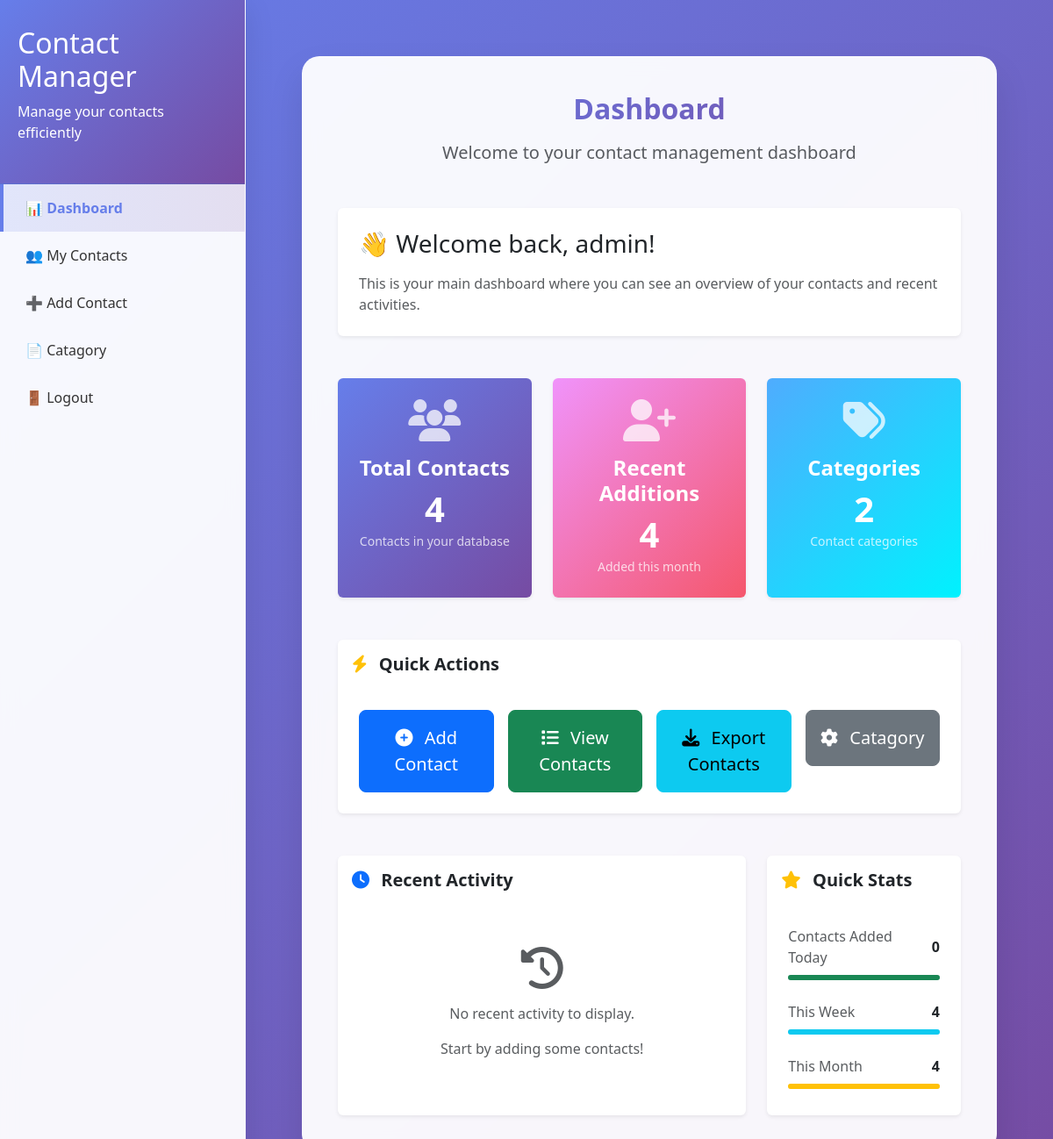
The app's page / (signed in), older data.
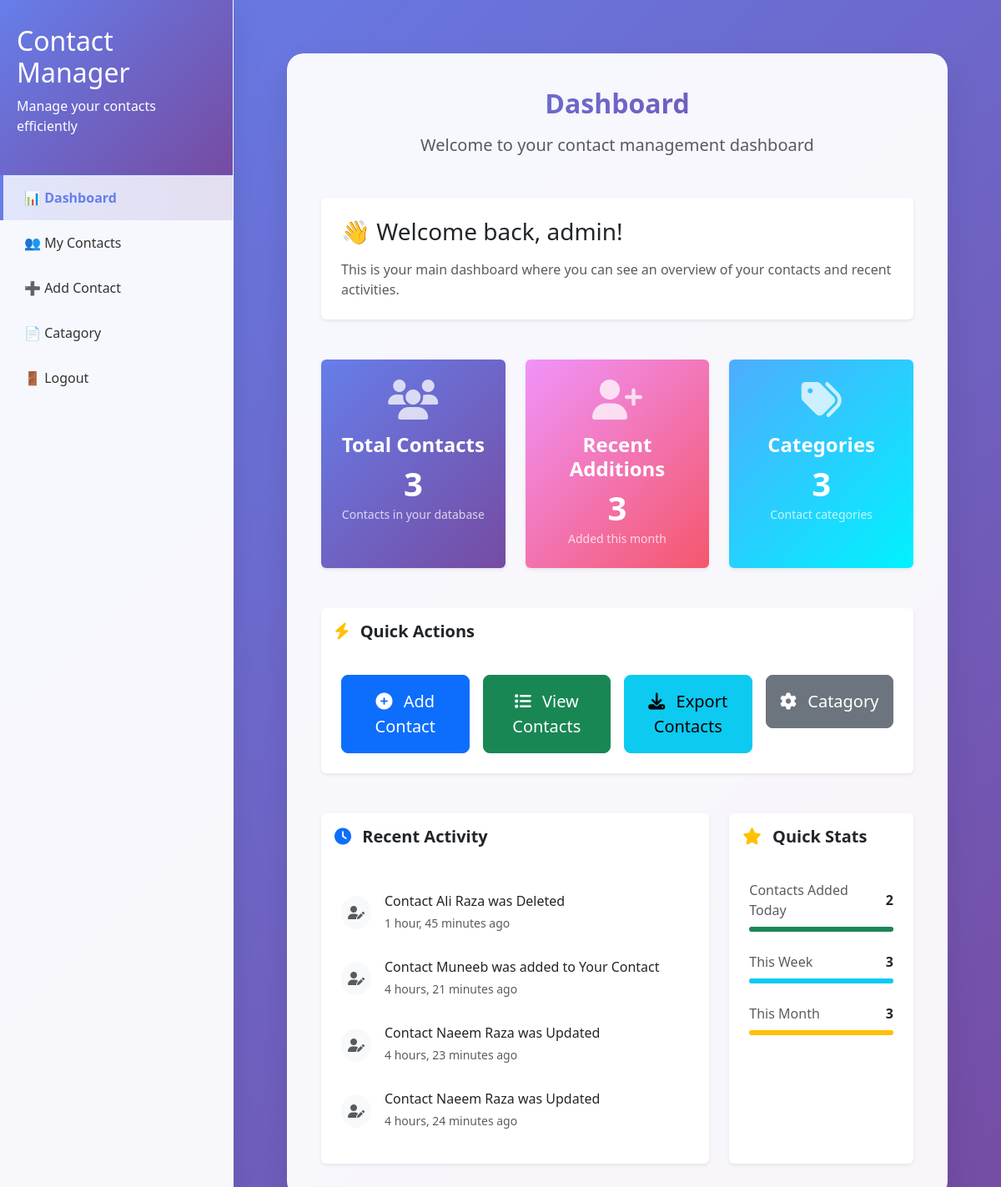
The same page, newer data.
### contact/models.py (models this page shows)
class Activity(models.Model):
    id= models.AutoField(primary_key=True)
    user = models.ForeignKey(User, on_delete=models.CASCADE, related_name='user', null=True, blank=True)
    activity_type = models.CharField(max_length=50)
    description = models.TextField(blank=True, null=True)
    activity_date = models.DateTimeField(auto_now_add=True)
    def __str__(self):
        return f"{self.activity_type} - {self.user.username} on {self.activity_date.strftime('%Y-%m-%d %H:%M:%S')}"

### contact/views.py (the view)
# urls.py: path('', views.dashboard, name='dashboard'),
def dashboard(request):
    if request.user.is_authenticated:
        Totalcontacts = Contact.objects.filter(user=request.user).count()
        TotalCategories = Catagory.objects.filter(user=request.user).count()
        dayContact = Contact.objects.filter(user=request.user, created_at__date=date.today()).count()
        weekContact = Contact.objects.filter(user=request.user, created_at__gte=timezone.now() - timedelta(days=7)).count()
        monthContact = Contact.objects.filter(user=request.user, created_at__gte=timezone.now() - timedelta(days=30)).count()
        recentAddition=Contact.objects.filter(user=request.user, created_at__gte=timezone.now() - timedelta(days=30)).count()
        recentActivity=Activity.objects.filter(user=request.user).order_by('-activity_date')[:4]  # Get last 5 activities
        print(recentActivity)
        context={
            'Totalcontacts': Totalcontacts,
            'TotalCategories': TotalCategories,
            'dayContact': dayContact,
            'weekContact': weekContact,
            'monthContact': monthContact,
            'recentAddition': recentAddition,
            'recent_activities': recentActivity,
        }
        return render(request, 'contact/dashboard.html',{'context': context})
    return render(request, 'contact/dashboard.html')

### contact/templates/contact/dashboard.html (shortened to what the changed rows need)
{% extends 'core/base.html' %}
{% block body %}
<div class="container-fluid">
    <div class="row">
        <main class="col-12">
            <div class="container my-4">
                <div class="content-card mx-auto" style="max-width: 1200px;">
                    <div class="content-header text-center mb-5">
                        <h1 class="display-4 fw-bold text-primary mb-3">Dashboard</h1>
                    </div>
                 {% if request.user.is_authenticated %}
                        <div class="page-content">
                            <div class="row mb-5">
                                <div class="col-12">
                                    <div class="card border-0 shadow-sm">
                                        <div class="card-body p-4">
                                            <h3 class="card-title text-dark mb-3">
                                                👋 Welcome back, {{ request.user.username|default:"User" }}!
                                            </h3>
                                            <p class="card-text text-muted">
                                                This is your main dashboard where you can see an overview of your contacts and recent activities.
                                            </p>
                                        </div>
                                    </div>
                                </div>
                            </div>
                            <div class="row g-4 mb-5">
                                <div class="col-lg-4 col-md-6">
                                    <div class="card border-0 shadow-sm h-100" style="background: linear-gradient(135deg, #667eea, #764ba2);">
                                        <div class="card-body text-center text-white p-4">
                                            <div class="mb-3">
                                                <i class="fas fa-users fa-3x opacity-75"></i>
                                            </div>
                                            <h4 class="card-title fw-bold">Total Contacts</h4>
                                            <p class="card-text display-6 fw-bold mb-0">{{ context.Totalcontacts}}</p>
                                            <small class="opacity-75">Contacts in your database</small>
                                        </div>
                                    </div>
                                </div>
                                <div class="col-lg-4 col-md-6">
                                    <div class="card border-0 shadow-sm h-100" style="background: linear-gradient(135deg, #f093fb, #f5576c);">
                                        <div class="card-body text-center text-white p-4">
                                            <div class="mb-3">
                                                <i class="fas fa-user-plus fa-3x opacity-75"></i>
                                            </div>
                                            <h4 class="card-title fw-bold">Recent Additions</h4>
                                            <p class="card-text display-6 fw-bold mb-0">{{ context.recentAddition}}</p>
                                            <small class="opacity-75">Added this month</small>
                                        </div>
                                    </div>
                                </div>
                                <div class="col-lg-4 col-md-6">
                                    <div class="card border-0 shadow-sm h-100" style="background: linear-gradient(135deg, #4facfe, #00f2fe);">
                                        <div class="card-body text-center text-white p-4">
                                            <div class="mb-3">
                                                <i class="fas fa-tags fa-3x opacity-75"></i>
                                            </div>
                                            <h4 class="card-title fw-bold">Categories</h4>
                                            <p class="card-text display-6 fw-bold mb-0">{{ context.TotalCategories}}</p>
                                            <small class="opacity-75">Contact categories</small>
                                        </div>
                                    </div>
                                </div>
                            </div>
                            <div class="row mb-5">
                                <div class="col-12">
                                    <div class="card border-0 shadow-sm">
                                        <div class="card-header bg-transparent border-0 py-3">
                                            <h5 class="card-title mb-0 fw-bold">
                                                <i class="fas fa-bolt text-warning me-2"></i>
                                                Quick Actions
                                            </h5>
                                        </div>
                                        <div class="card-body p-4">
                                            <div class="row g-3">
                                                <div class="col-lg-3 col-md-6">
                                                    <a href="/add_contact/" class="btn btn-primary btn-lg w-100 py-3">
                                                        <i class="fas fa-plus-circle me-2"></i>
                                                        Add Contact
                                                    </a>
                                                </div>
                                                <div class="col-lg-3 col-md-6">
                                                    <a href="/contact/" class="btn btn-success btn-lg w-100 py-3">
                                                        <i class="fas fa-list me-2"></i>
                                                        View Contacts
                                                    </a>
                                                </div>
                                                <div class="col-lg-3 col-md-6">
                                                    <a href="/export-category-pdf/" class="btn btn-info btn-lg w-100 py-3">
                                                      <i class="fas fa-download me-2"></i>
                                                      Export Contacts
                                                    </a>
                                                  </div>
                                                <div class="col-lg-3 col-md-6">
                                                    <a href="/catagoryContact/" class="btn btn-secondary btn-lg w-100 py-3">
                                                        <i class="fas fa-cog me-2"></i>
                                                        Catagory
                                                    </a>
                                                </div>
                                            </div>
                                        </div>
                                    </div>
                                </div>
                            </div>
                            <div class="row">
                                <div class="col-lg-8">
                                    <div class="card border-0 shadow-sm h-100">
                                        <div class="card-header bg-transparent border-0 py-3">
                                            <h5 class="card-title mb-0 fw-bold">
                                                <i class="fas fa-clock text-primary me-2"></i>
                                                Recent Activity
                                            </h5>
                                        </div>
                                        <div class="card-body p-4">
                                            {% if context.recent_activities %}
                                                <div class="list-group list-group-flush">
                                                    {% for activity in context.recent_activities %}
                                                        <div class="list-group-item border-0 px-0 py-3">
                                                            <div class="d-flex align-items-center">
                                                                <div class="flex-shrink-0 me-3">
                                                                    <div class="rounded-circle bg-light p-2">
                                                                        <i class="fas fa-user-edit text-muted"></i>
                                                                    </div>
                                                                </div>
                                                                <div class="flex-grow-1">
                                                                    <h6 class="mb-1">{{ activity.description }}</h6>
                                                                    <small class="text-muted">{{ activity.activity_date|timesince }} ago</small>
                                                                </div>
                                                            </div>
                                                        </div>
                                                    {% endfor %}
                                                </div>
                                            {% else %}
                                                <div class="text-center py-4">
                                                    <i class="fas fa-history fa-3x text-muted mb-3"></i>
                                                    <p class="text-muted">No recent activity to display.</p>
                                                    <p class="text-muted">Start by adding some contacts!</p>
                                                </div>
                                            {% endif %}
                                        </div>
                                    </div>
                                </div>
                                <div class="col-lg-4">
                                    <div class="card border-0 shadow-sm h-100">
                                        <div class="card-header bg-transparent border-0 py-3">
                                            <h5 class="card-title mb-0 fw-bold">
                                                <i class="fas fa-star text-warning me-2"></i>
                                                Quick Stats
                                            </h5>
                                        </div>
                                        <div class="card-body p-4">
                                            <div class="mb-4">
                                                <div class="d-flex justify-content-between align-items-center mb-2">
                                                    <span class="text-muted">Contacts Added Today</span>
                                                    <span class="fw-bold">{{ context.dayContact}}</span>
                                                </div>
                                                <div class="progress" style="height: 6px;">
                                                    <div class="progress-bar bg-success" style="width: 100%"></div>
                                                </div>
                                            </div>
                                            <div class="mb-4">
                                                <div class="d-flex justify-content-between align-items-center mb-2">
                                                    <span class="text-muted">This Week</span>
                                                    <span class="fw-bold">{{ context.weekContact }}</span>
                                                </div>
                                                <div class="progress" style="height: 6px;">
                                                    <div class="progress-bar bg-info" style="width: 100%"></div>
                                                </div>
                                            </div>
                                            <div class="mb-0">
                                                <div class="d-flex justify-content-between align-items-center mb-2">
                                                    <span class="text-muted">This Month</span>
                                                    <span class="fw-bold">{{context.monthContact}}</span>
                                                </div>
                                                <div class="progress" style="height: 6px;">
                                                    <div class="progress-bar bg-warning" style="width: 100%"></div>
                                                </div>
                                            </div>
                                        </div>
                                    </div>
                                </div>
                            </div>
                        </div>
                   {% endif %}
                </div>
            </div>
        </main>
    </div>
</div>
{% endblock body %}

Row changes from the older to the newer data that the page shows:
added Activity: description "Contact Ali Raza was Deleted", activity_date "1 hour, 45 minutes"
added Activity: description "Contact Muneeb was added to Your Contact", activity_date "4 hours, 21 minutes"
added Activity: description "Contact Naeem Raza was Updated", activity_date "4 hours, 23 minutes"
added Activity: description "Contact Naeem Raza was Updated", activity_date "4 hours, 24 minutes"
Text that changed along with them:
{{ context.Totalcontacts }}: "4" → "3"
{{ context.recentAddition }}: "4" → "3"
{{ context.TotalCategories }}: "2" → "3"
{{ context.dayContact }}: "0" → "2"
{{ context.weekContact }}: "4" → "3"
{{ context.monthContact }}: "4" → "3"
text no longer shown: "No recent activity to display. Start by adding some contacts!"
